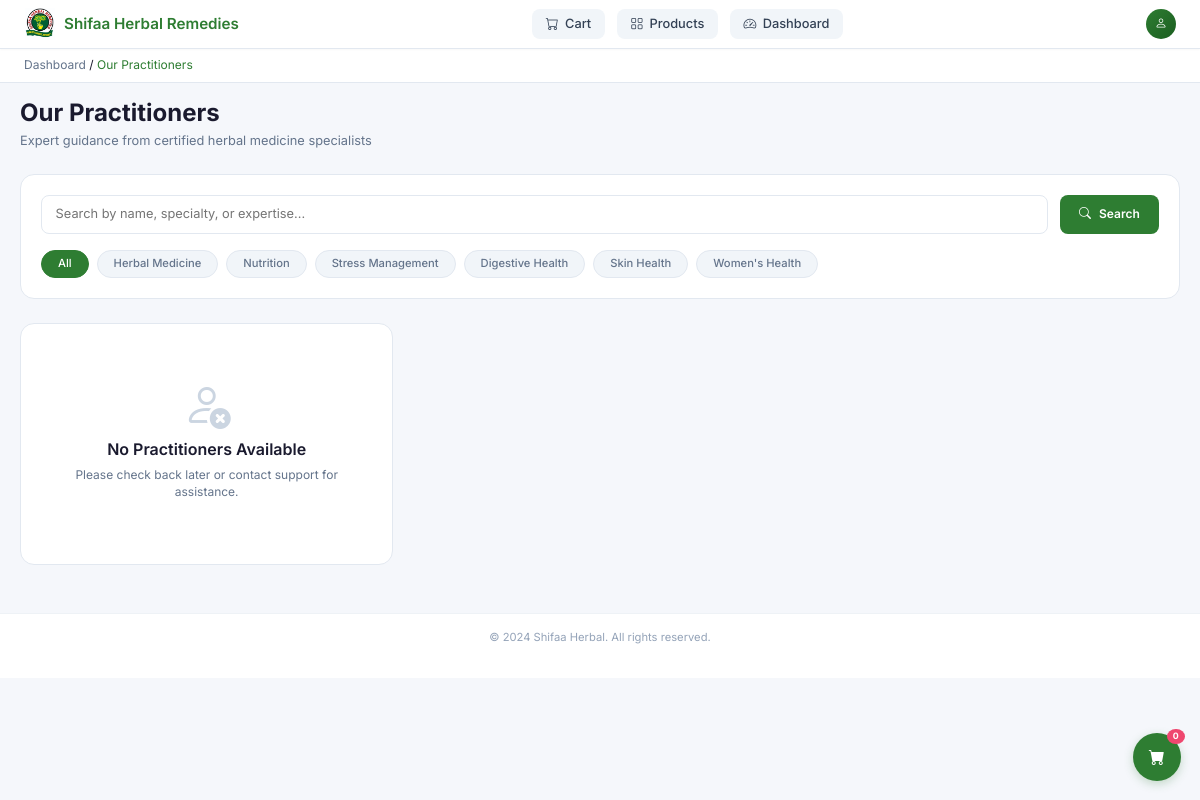
The page /practitioners on the database as committed earlier.
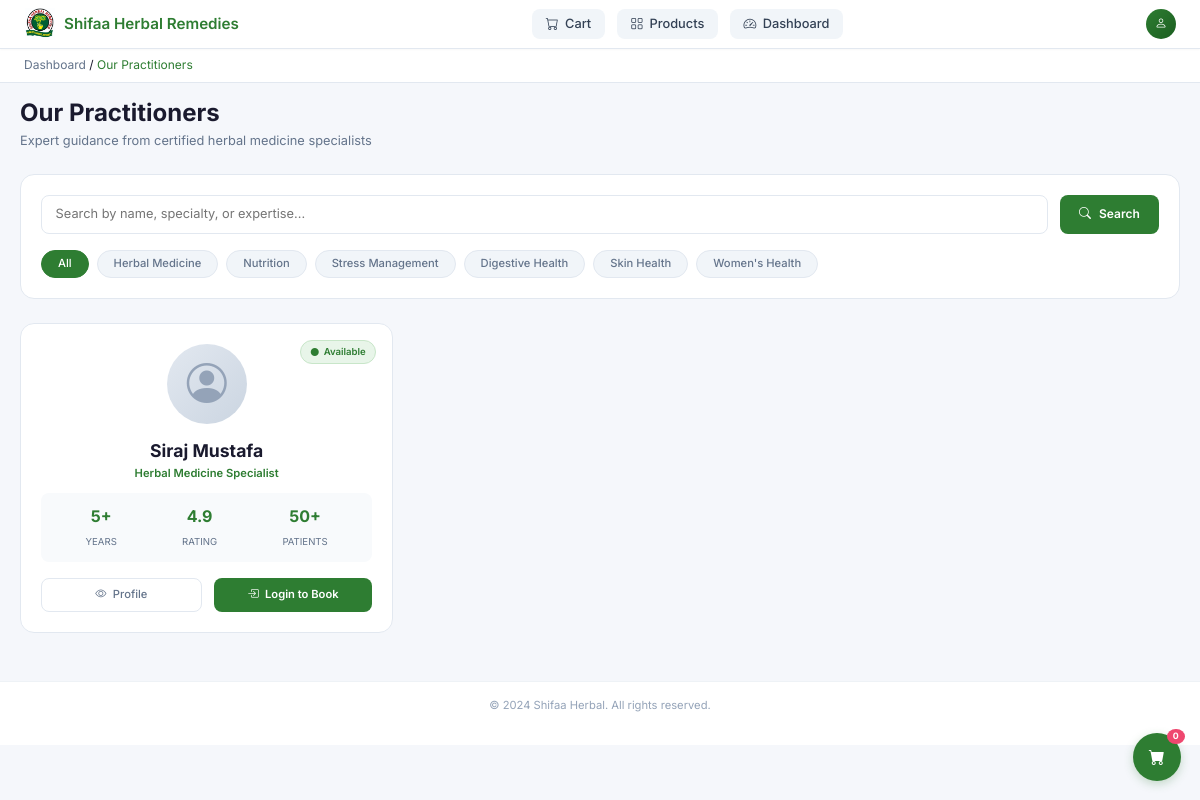
The same page on the database as committed later.
### models.py (models this page shows, shortened)
class Practitioner(db.Model):
    __tablename__ = 'practitioner'
    id = db.Column(db.Integer, primary_key=True)
    name = db.Column(db.String(100), nullable=False, index=True)  # Added index
    title = db.Column(db.String(100))
    bio = db.Column(db.Text)
    specialties = db.Column(db.String(200), index=True)  # Added index
    image_url = db.Column(db.String(500))
    email = db.Column(db.String(120), unique=True, index=True)  # Added index
    phone = db.Column(db.String(20))
    is_active = db.Column(db.Boolean, default=True, index=True)  # Added index
    created_at = db.Column(db.DateTime, default=datetime.utcnow)
    updated_at = db.Column(db.DateTime, default=datetime.utcnow, onupdate=datetime.utcnow)
    appointments = db.relationship('Appointment', backref='practitioner', lazy='dynamic')
    questions = db.relationship('Question', backref='practitioner', lazy='dynamic')

### app.py (the view)
    @app.route("/practitioners")
    def practitioners():
        from models import Practitioner
        page = request.args.get('page', 1, type=int)
        paginated_practitioners = (
            Practitioner.query
            .filter_by(is_active=True)
            .order_by(Practitioner.name)
            .paginate(page=page, per_page=app.config["PRODUCTS_PER_PAGE"], error_out=False)
        )
        return render_template("user/practitioners.html",
                             practitioners=paginated_practitioners.items,
                             pagination=paginated_practitioners)

### templates/user/practitioners.html (shortened to what this page needs)
<!DOCTYPE html>
<html lang="en">
<head>
    <link href="https://cdn.jsdelivr.net/npm/bootstrap@5.3.0-alpha1/dist/css/bootstrap.min.css" rel="stylesheet">
    <link href="https://cdn.jsdelivr.net/npm/bootstrap-icons@1.8.1/font/bootstrap-icons.css" rel="stylesheet">
</head>
<body>
    <div class="top-nav">
        <div class="logo-area">
            <img class="logo-image" src="{{ url_for('static', filename='Screenshot 2026-04-01 182842.png') }}" alt="Shifaa Herbal">
            <span class="logo-text">Shifaa Herbal Remedies</span>
        </div>
        <div class="nav-links">
            <a href="{{ url_for('cart') }}" class="nav-link">
                <i class="bi bi-cart"></i> <span>Cart</span>
            </a>
            <a href="{{ url_for('products') }}" class="nav-link">
                <i class="bi bi-grid"></i> <span>Products</span>
            </a>
            <a href="{{ url_for('dashboard') }}" class="nav-link">
                <i class="bi bi-speedometer2"></i> <span>Dashboard</span>
            </a>
        </div>
        <div class="user-info">
            <div class="user-avatar">
                <i class="bi bi-person"></i>
            </div>
        </div>
    </div>
    <div class="breadcrumb-bar">
        <a href="{{ url_for('dashboard') }}">Dashboard</a>
        <span>/</span>
        <span style="color: #2e7d32;">Our Practitioners</span>
    </div>
    <div class="main-container">
        <div class="page-header">
            <h1>Our Practitioners</h1>
            <p>Expert guidance from certified herbal medicine specialists</p>
        </div>
        <div class="search-section">
            <div class="search-container">
                <input
                    type="text"
                    class="search-input"
                    placeholder="Search by name, specialty, or expertise..."
                    id="searchInput"
                >
                <button type="button" class="search-btn" id="searchBtn">
                    <i class="bi bi-search"></i> Search
                </button>
            </div>
            <div class="specialty-filters">
                <button class="specialty-btn active" data-specialty="all">All</button>
                <button class="specialty-btn" data-specialty="herbal">Herbal Medicine</button>
                <button class="specialty-btn" data-specialty="nutrition">Nutrition</button>
                <button class="specialty-btn" data-specialty="stress">Stress Management</button>
                <button class="specialty-btn" data-specialty="digestive">Digestive Health</button>
                <button class="specialty-btn" data-specialty="skin">Skin Health</button>
                <button class="specialty-btn" data-specialty="womens">Women's Health</button>
            </div>
        </div>
        <div class="practitioners-grid" id="practitionersGrid">
            {% for practitioner in practitioners %}
            <div class="practitioner-card" data-specialties="{{ practitioner.specialties|lower if practitioner.specialties else '' }}" data-name="{{ practitioner.name|lower }}" data-title="{{ practitioner.title|lower if practitioner.title else '' }}" data-bio="{{ practitioner.bio|lower if practitioner.bio else '' }}">
                <div class="card-header">
                    <div class="availability-badge {% if practitioner.is_active %}available{% else %}unavailable{% endif %}">
                        <i class="bi bi-circle-fill"></i>
                        {% if practitioner.is_active %}Available{% else %}Unavailable{% endif %}
                    </div>
                    <div class="practitioner-image">
                        {% if practitioner.image_url %}
                        <img src="{{ practitioner.image_url }}" alt="{{ practitioner.name }}">
                        {% else %}
                        <i class="bi bi-person-circle"></i>
                        {% endif %}
                    </div>
                </div>
                <div class="practitioner-info">
                    <h3 class="practitioner-name">{{ practitioner.name }}</h3>
                    <p class="practitioner-title">{{ practitioner.title or 'Herbal Medicine Specialist' }}</p>
                    <div class="practitioner-stats">
                        <div class="stat-item">
                            <span class="stat-value">{{ practitioner.experience_years or '5+' }}</span>
                            <span class="stat-label">Years</span>
                        </div>
                        <div class="stat-item">
                            <span class="stat-value">{{ practitioner.rating or '4.9' }}</span>
                            <span class="stat-label">Rating</span>
                        </div>
                        <div class="stat-item">
                            <span class="stat-value">{{ practitioner.patients_count or '50+' }}</span>
                            <span class="stat-label">Patients</span>
                        </div>
                    </div>
                    <div class="card-actions">
                        <a href="{{ url_for('practitioner_detail', practitioner_id=practitioner.id) }}" class="btn-view">
                            <i class="bi bi-eye"></i> Profile
                        </a>
                        {% if current_user.is_authenticated %}
                            {% if practitioner.is_active %}
                            <a href="{{ url_for('book_appointment', practitioner_id=practitioner.id) }}" class="btn-book">
                                <i class="bi bi-calendar-check"></i> Book
                            </a>
                            {% else %}
                            <button class="btn-book disabled" disabled>
                                <i class="bi bi-calendar-x"></i> Unavailable
                            </button>
                            {% endif %}
                        {% else %}
                        <a href="{{ url_for('login') }}" class="btn-book">
                            <i class="bi bi-box-arrow-in-right"></i> Login to Book
                        </a>
                        {% endif %}
                    </div>
                </div>
            </div>
            {% else %}
            <div class="empty-state">
                <i class="bi bi-person-x"></i>
                <h3>No Practitioners Available</h3>
                <p>Please check back later or contact support for assistance.</p>
            </div>
            {% endfor %}
        </div>
    </div>
    <div class="footer">
        <p>&copy; 2024 Shifaa Herbal. All rights reserved.</p>
    </div>
    <a href="{{ url_for('cart') }}" class="floating-cart">
        <i class="bi bi-cart-fill"></i>
        <span class="cart-badge">{{ cart_count|default(0) }}</span>
    </a>
</body>
</html>

Rows that differ between the two databases and show on the page:
added Practitioner: is_active "Available", name "Siraj Mustafa", title "Herbal Medicine Specialist", experience_years "5+", rating "4.9", patients_count "50+"
Other text that changed with them:
text no longer shown: "No Practitioners Available Please check back later or contact support for assistance."
